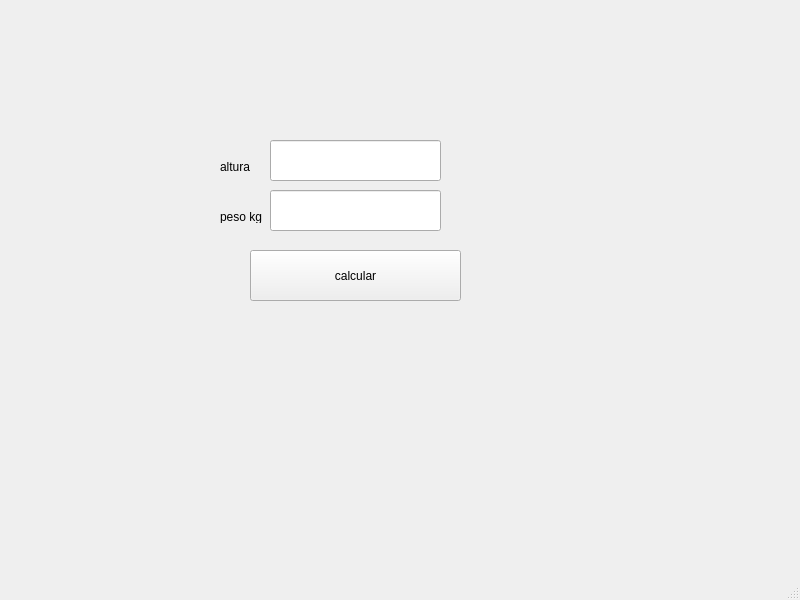
<?xml version="1.0" encoding="UTF-8"?>
<ui version="4.0">
 <class>MainWindow</class>
 <widget class="QMainWindow" name="MainWindow">
  <property name="geometry">
   <rect>
    <x>0</x>
    <y>0</y>
    <width>800</width>
    <height>600</height>
   </rect>
  </property>
  <property name="windowTitle">
   <string>MainWindow</string>
  </property>
  <widget class="QWidget" name="centralwidget">
   <widget class="QPushButton" name="btn_calcular">
    <property name="geometry">
     <rect>
      <x>250</x>
      <y>250</y>
      <width>211</width>
      <height>51</height>
     </rect>
    </property>
    <property name="text">
     <string>calcular</string>
    </property>
   </widget>
   <widget class="QLineEdit" name="txt_peso">
    <property name="geometry">
     <rect>
      <x>270</x>
      <y>190</y>
      <width>171</width>
      <height>41</height>
     </rect>
    </property>
   </widget>
   <widget class="QLineEdit" name="txt_altura">
    <property name="geometry">
     <rect>
      <x>270</x>
      <y>140</y>
      <width>171</width>
      <height>41</height>
     </rect>
    </property>
   </widget>
   <widget class="QLabel" name="label">
    <property name="geometry">
     <rect>
      <x>220</x>
      <y>160</y>
      <width>47</width>
      <height>13</height>
     </rect>
    </property>
    <property name="text">
     <string>altura</string>
    </property>
   </widget>
   <widget class="QLabel" name="label_2">
    <property name="geometry">
     <rect>
      <x>220</x>
      <y>210</y>
      <width>47</width>
      <height>13</height>
     </rect>
    </property>
    <property name="text">
     <string>peso kg</string>
    </property>
   </widget>
  </widget>
  <widget class="QMenuBar" name="menubar">
   <property name="geometry">
    <rect>
     <x>0</x>
     <y>0</y>
     <width>800</width>
     <height>21</height>
    </rect>
   </property>
  </widget>
  <widget class="QStatusBar" name="statusbar"/>
 </widget>
 <resources/>
 <connections/>
</ui>
